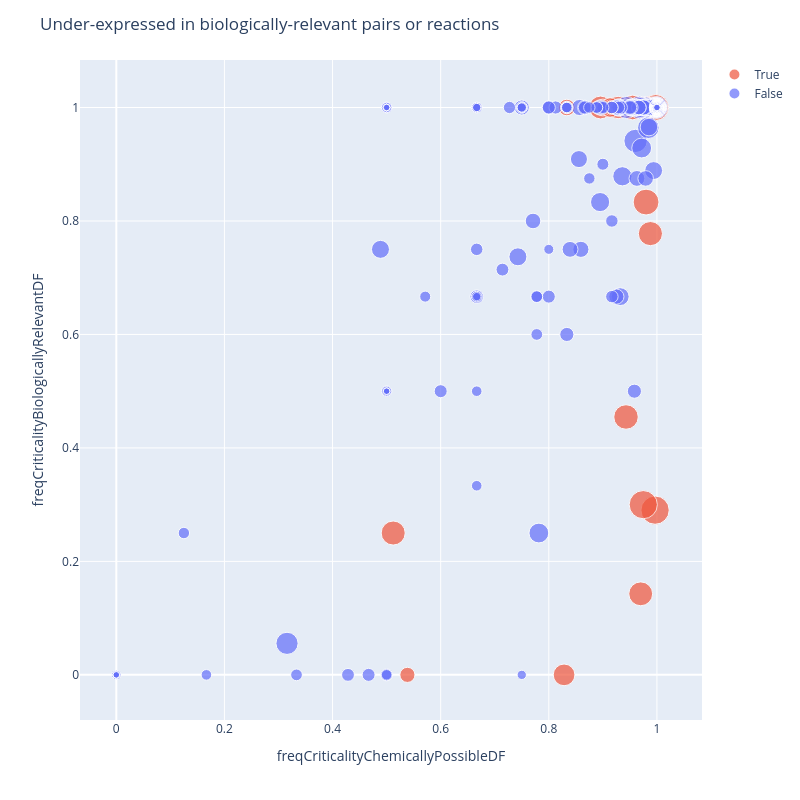

Notebook code cell kept with this figure:
### Code cell
dfMoleculesChemicallyPossibleBiologicallyRelevant['isUnderexpressedBiologicallyRelevant'] = dfMoleculesChemicallyPossibleBiologicallyRelevant['adjPvalueBackgroundBiologicallyRelevant'] >= 0.05

cmap = {True: px.colors.qualitative.Plotly[1], False: px.colors.qualitative.Plotly[0]}

fig = px.scatter(dfMoleculesChemicallyPossibleBiologicallyRelevant, x="freqCriticalityChemicallyPossibleDF", y="freqCriticalityBiologicallyRelevantDF", hover_name="moleculeChebiLabel", hover_data=["countChemicallyPossible", "countBiologicallyRelevant"], size=np.log10(dfMoleculesChemicallyPossibleBiologicallyRelevant["countChemicallyPossible"]), color="isUnderexpressedBiologicallyRelevant", color_discrete_map = cmap)
fig.update_layout(width=800)
fig.update_layout(height=800)
fig.update_layout(title='Under-expressed in biologically-relevant pairs or reactions')
#fig.update_layout(legend_title_text='is over-expressed')
fig.update_layout(legend_title_text='')

fig.show()

### Figure 1 — Plotly figure (JSON) as saved in the notebook; plotly's stock layout.template omitted (floating-point values rounded to 4 significant figures; data arrays with more than 128 entries replaced by an {"elided": "..."} marker saying what was removed)
{"data": [{"customdata": [[351120, 31], [323202, 130], [46425, 7], [42406, 6], [16864, 2], [14688, 11], [11022, 9], [10258, 8], [9000, 7], [4158, 3], [3009, 2], [2088, 11], [1850, 10], [1840, 4], [1490, 4], [864, 2], [558, 4], [473, 1], [366, 1], [90, 1], [78, 1], [78, 1], [42, 1], [39, 1], [33, 1], [30, 1], [28, 1], [24, 1], [23, 1], [18, 1], [18, 1], [18, 1]], "hovertemplate": "<b>%{hovertext}</b><br><br>isUnderexpressedBiologicallyRelevant=True<br>freqCriticalityChemicallyPossibleDF=%{x}<br>freqCriticalityBiologicallyRelevantDF=%{y}<br>size=%{marker.size}<br>countChemicallyPossible=%{customdata[0]}<br>countBiologicallyRelevant=%{customdata[1]}<extra></extra>", "hovertext": ["water", "hydron", "ATP(4-)", "ADP(3-)", "hydrogenphosphate", "sodium(1+)", "coenzyme A(4-)", "NADPH(4-)", "NADP(3-)", "NAD(1-)", "potassium(1+)", "2-oxoglutarate(2-)", "acetyl-CoA(4-)", "chloride", "adenosine 5'-monophosphate(2-)", "D-glucopyranose", "S-adenosyl-L-homocysteine zwitterion", "ammonium", "nucleoside 5'-triphoshate(4-)", "L-argininium(1+)", "glycerol", "FAD(3-)", "acetate", "malonyl-CoA(5-)", "formate", "UDP-alpha-D-galactose(2-)", "cholesteryl ester", "myo-inositol", "palmitoyl-CoA(4-)", "prostaglandin E2(1-)", "(4Z,7Z,10Z,13Z,16Z,19Z)-docosahexaenoate", "acetylcholine"], "legendgroup": "True", "marker": {"color": "#EF553B", "size": [5.545, 5.509, 4.667, 4.627, 4.227, 4.167, 4.042, 4.011, 3.954, 3.619, 3.478, 3.32, 3.267, 3.265, 3.173, 2.937, 2.747, 2.675, 2.563, 1.954, 1.892, 1.892, 1.623, 1.591, 1.519, 1.477, 1.447, 1.38, 1.362, 1.255, 1.255, 1.255], "sizemode": "area", "sizeref": 0.01386, "symbol": "circle"}, "mode": "markers", "name": "True", "orientation": "v", "showlegend": true, "type": "scatter", "x": [0.9966, 0.9747, 0.9977, 0.9799, 0.9551, 0.9428, 0.9879, 0.5122, 0.97, 0.8956, 0.9282, 0.9847, 0.9978, 0.8283, 0.9732, 0.9907, 0.9982, 0.9133, 1, 0.9, 1, 0.8333, 0.9524, 0.5385, 0.9394, 1, 0.9286, 0.9167, 0.9565, 1, 1, 1], "xaxis": "x", "y": [0.2903, 0.3, 1, 0.8333, 1, 0.4545, 0.7778, 0.25, 0.1429, 1, 1, 1, 1, 0, 1, 1, 1, 1, 1, 1, 1, 1, 1, 0, 1, 1, 1, 1, 1, 1, 1, 1], "yaxis": "y"}, {"customdata": {"elided": "805x2 int values"}, "hovertemplate": "<b>%{hovertext}</b><br><br>isUnderexpressedBiologicallyRelevant=False<br>freqCriticalityChemicallyPossibleDF=%{x}<br>freqCriticalityBiologicallyRelevantDF=%{y}<br>size=%{marker.size}<br>countChemicallyPossible=%{customdata[0]}<br>countBiologicallyRelevant=%{customdata[1]}<extra></extra>", "hovertext": {"elided": "805 str values"}, "legendgroup": "False", "marker": {"color": "#636EFA", "size": {"elided": "805 float values"}, "sizemode": "area", "sizeref": 0.01386, "symbol": "circle"}, "mode": "markers", "name": "False", "orientation": "v", "showlegend": true, "type": "scatter", "x": {"elided": "805 float values"}, "xaxis": "x", "y": {"elided": "805 float values"}, "yaxis": "y"}], "layout": {"height": 800, "legend": {"itemsizing": "constant", "title": {"text": ""}, "tracegroupgap": 0}, "margin": {"t": 60}, "title": {"text": "Under-expressed in biologically-relevant pairs or reactions"}, "width": 800, "xaxis": {"anchor": "y", "domain": [0, 1], "title": {"text": "freqCriticalityChemicallyPossibleDF"}}, "yaxis": {"anchor": "x", "domain": [0, 1], "title": {"text": "freqCriticalityBiologicallyRelevantDF"}}}}
